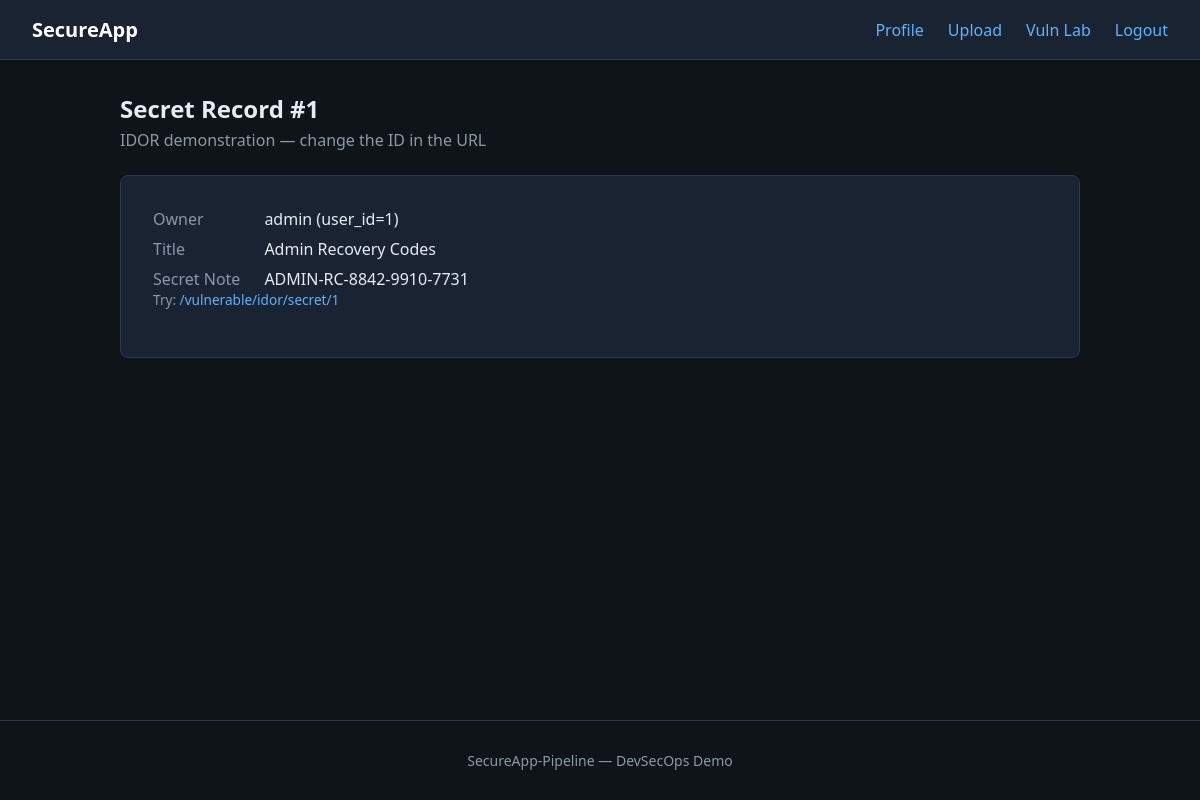
Screenshot of /vulnerable/idor/secret/1 (signed in) with the database file from the repository.
### tables this page shows
CREATE TABLE users (
            id INTEGER PRIMARY KEY AUTOINCREMENT,
            username TEXT UNIQUE NOT NULL,
            email TEXT UNIQUE NOT NULL,
            password_hash TEXT NOT NULL,
            is_admin INTEGER NOT NULL DEFAULT 0,
            created_at TEXT NOT NULL
        );

CREATE TABLE user_secrets (
            id INTEGER PRIMARY KEY AUTOINCREMENT,
            user_id INTEGER NOT NULL,
            title TEXT NOT NULL,
            secret_note TEXT NOT NULL,
            FOREIGN KEY (user_id) REFERENCES users (id)
        );

### app/routes/vulnerable.py (the view)
@vulnerable_bp.route("/idor/secret/<int:secret_id>")
def idor_secret(secret_id):
    secret = get_db().execute(
        """
        SELECT us.id, us.user_id, us.title, us.secret_note, u.username
        FROM user_secrets us
        JOIN users u ON u.id = us.user_id
        WHERE us.id = ?
        """,
        (secret_id,),
    ).fetchone()
    return render_template("vulnerable/idor.html", secret=secret, secret_id=secret_id)

### app.py (called while the page is built)
def get_db():
    if "db" not in g:
        g.db = sqlite3.connect(DATABASE)
        g.db.row_factory = sqlite3.Row
    return g.db

def current_user():
    if "user_id" not in session:
        return None
    return get_db().execute(
        "SELECT id, username, email, is_admin, created_at FROM users WHERE id = ?",
        (session["user_id"],),
    ).fetchone()

@app.before_request
def load_logged_in_user():
    g.user = current_user()

### app/routes/vulnerable.py (called while the page is built)
def get_db():
    return g.db

### templates/vulnerable/idor.html (shortened to what this page needs)
{% extends "base.html" %}
{% block content %}
<section class="page-header">
    <h1>Secret Record #{{ secret_id }}</h1>
    <p class="subtitle">IDOR demonstration — change the ID in the URL</p>
</section>
<article class="card">
    {% if secret %}
        <dl class="detail-list">
            <dt>Owner</dt>
            <dd>{{ secret.username }} (user_id={{ secret.user_id }})</dd>
            <dt>Title</dt>
            <dd>{{ secret.title }}</dd>
            <dt>Secret Note</dt>
            <dd>{{ secret.secret_note }}</dd>
        </dl>
    {% else %}
        <p class="empty-state">Secret not found.</p>
    {% endif %}
    <p class="hint">Try: <a href="{{ url_for('vulnerable.idor_secret', secret_id=1) }}">/vulnerable/idor/secret/1</a></p>
</article>
{% endblock %}

### app/static/css/style.css (style rules this page uses)
*, *::before, *::after { box-sizing: border-box; }
body { margin: 0; font-family: "Segoe UI", system-ui, sans-serif; background: #0f1419; color: #e7ecf3; min-height: 100vh; display: flex; flex-direction: column; }
a { color: #5eb3ff; text-decoration: none; }
.auth-card, .card { background: #1a2332; border: 1px solid #2d3a4d; border-radius: 8px; padding: 2rem; }
.page-header { margin-bottom: 1.5rem; }
.page-header h1, .auth-card h1 { margin: 0 0 0.25rem; }
.subtitle { color: #8b98a8; margin: 0 0 1.5rem; }
.detail-list { display: grid; grid-template-columns: auto 1fr; gap: 0.5rem 1.5rem; margin: 0; }
.detail-list dt { color: #8b98a8; }
.detail-list dd { margin: 0; }
.hint { font-size: 0.85rem; color: #8b98a8; margin: 0 0 1rem; }

### rows the page displays
users: username "admin"
user_secrets: user_id "1", title "Admin Recovery Codes", secret_note "ADMIN-RC-8842-9910-7731"

### other values shown
{{ secret_id }} "1"
